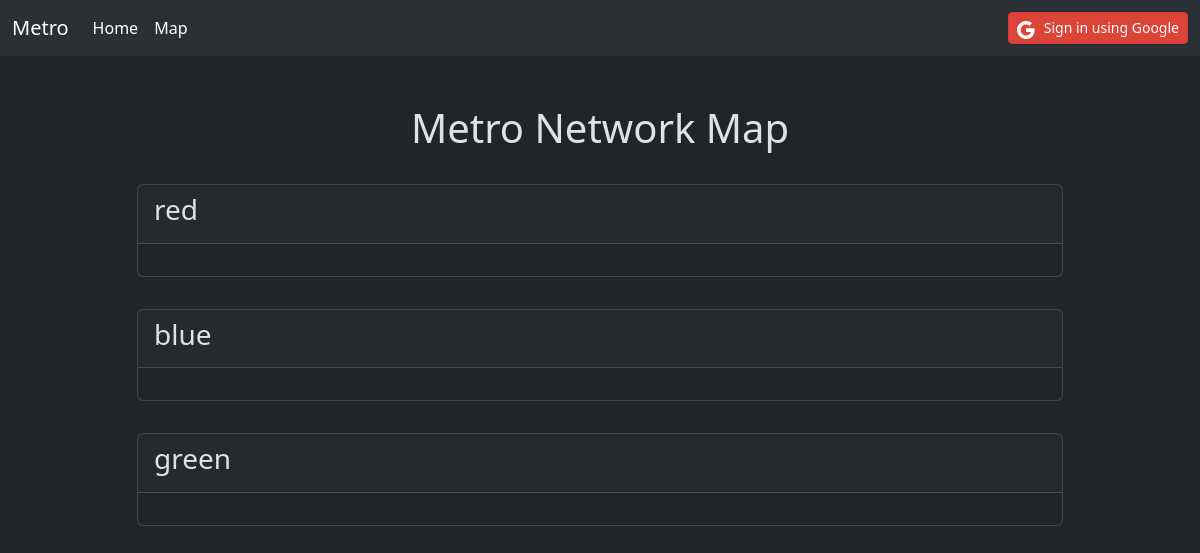
Page /ticket/map/ on the earlier database version.
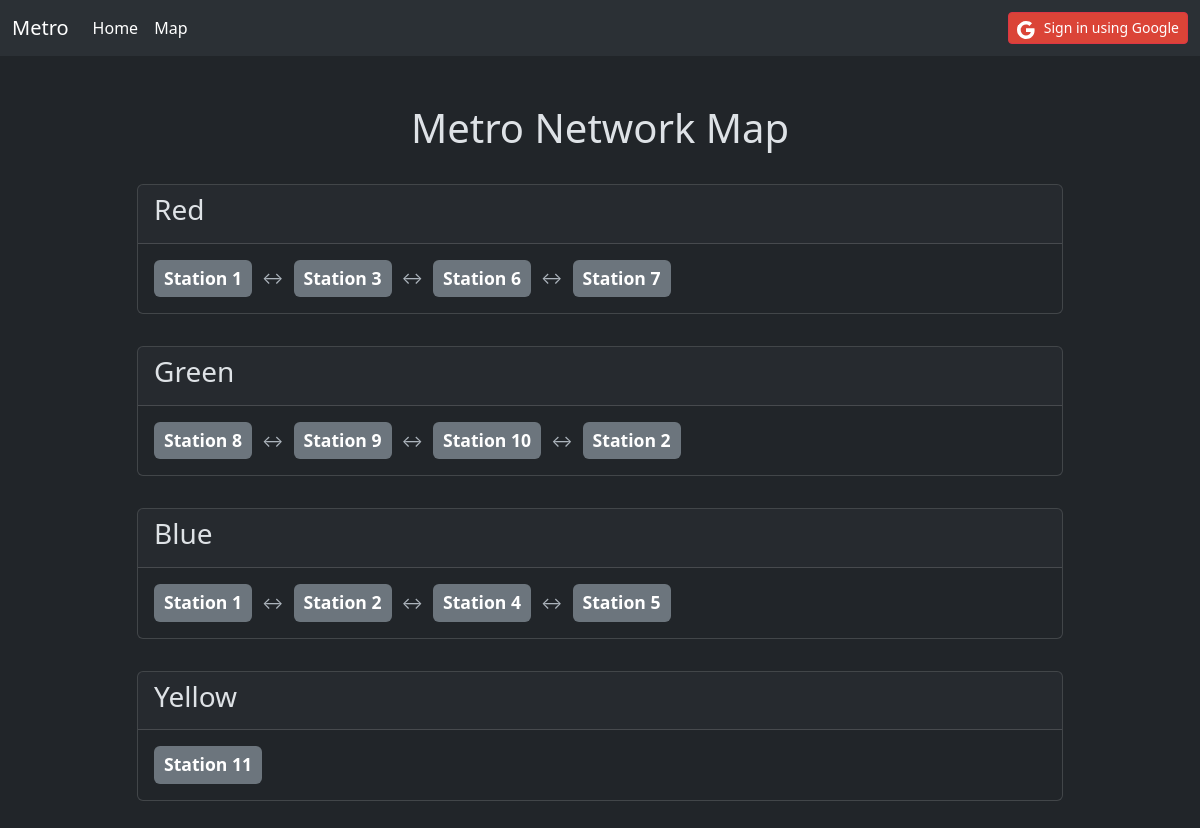
Same page on the later database version.
### ticket/models.py (models this page shows)
class Line(models.Model):
    id = models.AutoField(primary_key=True)
    name = models.CharField(max_length=100) # thruogh tsble
    stations = models.ManyToManyField(Station, through='ThroughTable', through_fields=('line', 'station'), related_name='lines')
    def __str__(self):
        return self.name

class Station(models.Model):
    id = models.AutoField(primary_key=True)
    name = models.CharField(max_length=100)
    def __str__(self):
        return self.name

### ticket/views.py (the view)
# urls.py: path('map/', views.ticket_map, name='ticket_map'),
def ticket_map(request):
    lines = Line.objects.all()
    map = []
    for line in lines:
        line_stations = (
            ThroughTable.objects.filter(line=line)
            .select_related("station")
            .order_by("order")
        )
        stations_list = [link.station for link in line_stations]
        map.append({"line": line, "stations": stations_list})
    context = {"map": map}
    return render(request, "map.html", context)

### ticket/templates/map.html (shortened to what this page needs)
{% extends "layout.html" %}
{% block content %}
<br>
<h1>Metro Network Map</h1>
<br>
<div class="row justify-content-center">
    <div class="col-md-10">
        {% if map %}
            {% for item in map %}
                <div class="card line-card">
                    <div class="card-header">
                        <h3>{{ item.line }}</h3>
                    </div>
                    <div class="card-body">
                        <div class="d-flex flex-wrap align-items-center">
                            {% for station in item.stations %}
                                <span class="badge bg-secondary station-badge">
                                    {{ station }}
                                </span>
                                {% if not forloop.last %}
                                    <span class="arrow">&harr;</span>
                                {% endif %}
                            {% endfor %}
                        </div>
                    </div>
                </div>
            {% endfor %}
        {% else %}
            <div class="alert alert-warning text-center">
                No metro lines found in the system.
            </div>
        {% endif %}
    </div>
</div>
{% endblock %}

### templates/layout.html (shortened to what this page needs)
{% load static %}
{% load socialaccount %}
<!DOCTYPE html>
<html lang="en" data-bs-theme="dark">
<head>
    <link href="https://cdn.jsdelivr.net/npm/bootstrap@5.3.2/dist/css/bootstrap.min.css" rel="stylesheet">
</head>
<body>
    <nav class="navbar navbar-expand-lg bg-body-tertiary">
        <div class="container-fluid">
            <a class="navbar-brand">Metro</a>
            <div class="collapse navbar-collapse" id="navbarSupportedContent">
                <ul class="navbar-nav me-auto mb-2 mb-lg-0">
                    <li class="nav-item">
                        <a class="nav-link active" aria-current="page" href="{% url 'ticket_list' %}">Home</a>
                    </li>
                    <li class="nav-item">
                        <a class="nav-link active" aria-current="page" href="{% url 'ticket_map' %}">Map</a>
                    </li>
                </ul>
            </div>
            <div class="d-flex align-items-center gap-2 mt-2 mt-lg-0">
                {% if user.is_authenticated %}
                    <span class="navbar-text me-2">
                        Signed in as: <strong>{{user.username}}</strong>
                    </span>
                    <form method="post" action="/accounts/logout/">
                        {% csrf_token %}
                        <button type="submit" class="btn btn-warning btn-sm">Logout</button>
                    </form>
                {% else %}
                    <a href="{% provider_login_url 'google' %}" class="text-decoration-none">
                        <button type="button" class="btn btn-danger btn-sm" style="background-color: #db4437; color: white;">
                            Sign in using Google
                        </button>
                    </a>
                {% endif %}
            </div>
        </div>
    </nav>
    <div class='container mt-4'>
        {% block content %}{% endblock %}
    </div>
</body>
</html>

### ticket/templates/map.html (style rules this page uses)
h1 { text-align: center; }
.line-card { margin-bottom: 2rem; }
.station-badge { font-size: 1.1em; padding: 10px; }
.arrow { margin: 0 10px; color: #adb5bd; }

Differences in the rows shown:
changed Line: line "red" → "Red"
added Station: name "Station 1"
added Station: name "Station 3", shown under Line "Red"
added Station: name "Station 6", shown under Line "Red"
added Station: name "Station 7", shown under Line "Red"
changed Line: line "blue" → "Green"
added Station: name "Station 8", shown under Line "Green"
added Station: name "Station 9", shown under Line "Green"
added Station: name "Station 10", shown under Line "Green"
added Station: name "Station 2"
changed Line: line "green" → "Blue"
added Station: name "Station 4", shown under Line "Blue"
added Station: name "Station 5", shown under Line "Blue"
added Line: line "Yellow"
added Station: name "Station 11", shown under "Yellow"
